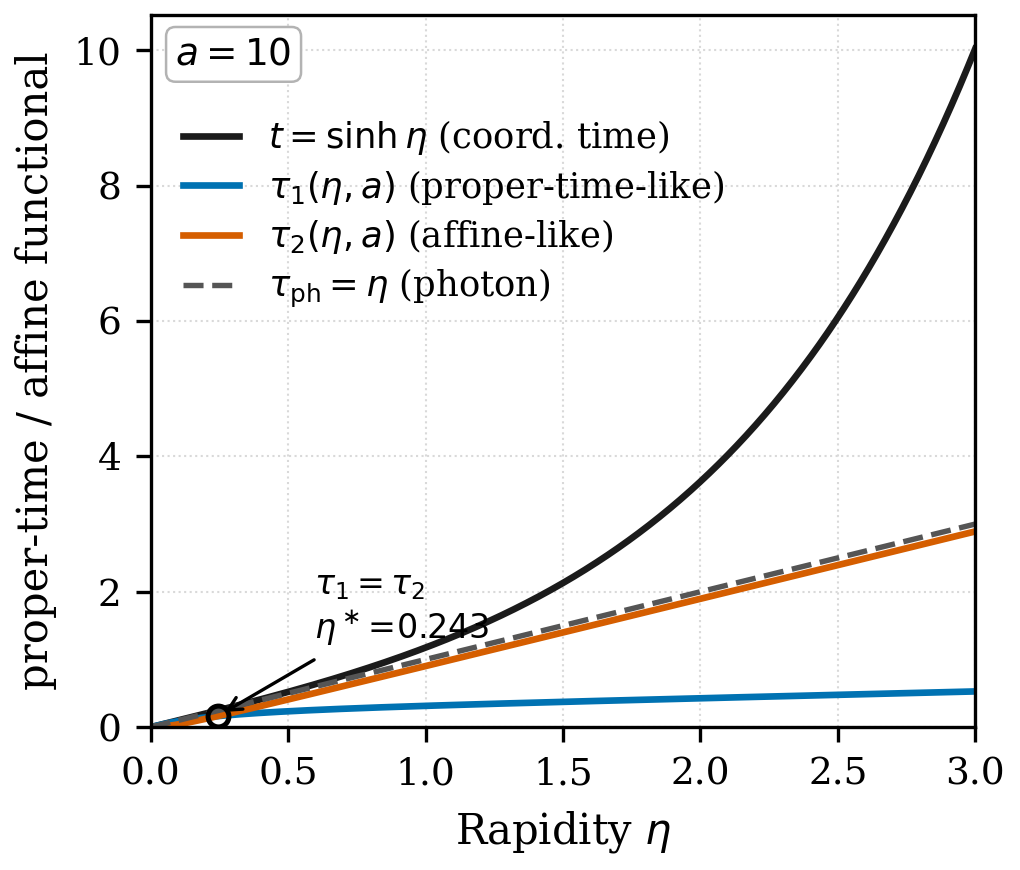

Reproduce this figure in Python.
# -*- coding: utf-8 -*-
"""fig_proptime.py -- Proper-time / affine functionals vs rapidity.

Reproduces the proper-time figure of Sec. III.  For a fixed accelerator
parameter a = 10 and eta in [0, 3] we plot, using the EXACT CLOSED FORMS
(Proposition "Closed forms", verified in verify_sec3_closedforms.py):

    t(eta)        = sinh(eta)                                  (coordinate time)
    tau1(eta,a)   = asinh(sqrt(1+a^2) sinh eta) / sqrt(1+a^2)  (proper-time-like)
    tau2(eta,a)   = (a/sqrt(1+a^2)) [ acosh( sqrt(1+a^2)/a cosh eta )
                                      - acosh( sqrt(1+a^2)/a ) ] (affine-like)
    tau_ph(eta)   = eta                                        (photon, dashed)

Any interior crossing between curves is located numerically (sign change +
mpmath.findroot refinement) and annotated.  No crossing is asserted that is
not actually present.

Outputs (in this directory): fig_proptime.pdf, fig_proptime.png (300 dpi).

Tested with Python 3.13, numpy 2.4, matplotlib 3.10, mpmath 1.3.
"""
import os
import numpy as np
import mpmath as mp
import matplotlib as mpl
mpl.use("Agg")
import matplotlib.pyplot as plt

HERE = os.path.dirname(os.path.abspath(__file__))

# --- parameters --------------------------------------------------------------
A = 10.0
ETA_MIN, ETA_MAX = 0.0, 3.0
S1 = np.sqrt(1.0 + A * A)

# --- closed-form curves (vectorized) -----------------------------------------
def t_coord(eta):
    return np.sinh(eta)

def tau1(eta):
    return np.arcsinh(S1 * np.sinh(eta)) / S1

def tau2(eta):
    return (A / S1) * (np.arccosh(S1 / A * np.cosh(eta)) - np.arccosh(S1 / A))

def tau_ph(eta):
    return eta

# --- numeric crossing finder (honest: only real interior crossings) ----------
mp.mp.dps = 30
_S1 = mp.sqrt(1 + mp.mpf(A) ** 2)
_mp = {
    "t": lambda e: mp.sinh(e),
    "tau1": lambda e: mp.asinh(_S1 * mp.sinh(e)) / _S1,
    "tau2": lambda e: (mp.mpf(A) / _S1)
    * (mp.acosh(_S1 / mp.mpf(A) * mp.cosh(e)) - mp.acosh(_S1 / mp.mpf(A))),
    "tau_ph": lambda e: e,
}

def find_crossings():
    """Return list of (name_i, name_j, eta*, value) for interior crossings."""
    grid = np.linspace(ETA_MIN + 1e-9, ETA_MAX, 40000)
    fns = {"t": t_coord, "tau1": tau1, "tau2": tau2, "tau_ph": tau_ph}
    names = list(fns)
    out = []
    for ii in range(len(names)):
        for jj in range(ii + 1, len(names)):
            ni, nj = names[ii], names[jj]
            d = fns[ni](grid) - fns[nj](grid)
            idx = np.where(np.diff(np.sign(d)) != 0)[0]
            for k in idx:
                if grid[k] <= 1e-3:  # skip the trivial common origin
                    continue
                g = lambda e: _mp[ni](e) - _mp[nj](e)
                try:
                    root = mp.findroot(g, mp.mpf(grid[k]))
                except Exception:
                    continue
                if ETA_MIN < float(root) < ETA_MAX:
                    out.append((ni, nj, float(root), float(_mp[ni](root))))
    return out

# --- figure ------------------------------------------------------------------
plt.rcParams.update({
    "font.size": 9,
    "axes.labelsize": 10,
    "legend.fontsize": 8.5,
    "xtick.labelsize": 9,
    "ytick.labelsize": 9,
    "axes.linewidth": 0.8,
    "lines.linewidth": 1.6,
    "figure.dpi": 300,
    "pdf.fonttype": 42,
    "font.family": "serif",
})

fig, ax = plt.subplots(figsize=(3.4, 2.9))
eta = np.linspace(ETA_MIN, ETA_MAX, 800)

ax.plot(eta, t_coord(eta), color="#1b1b1b", label=r"$t=\sinh\eta$ (coord. time)")
ax.plot(eta, tau1(eta), color="#0072B2",
        label=r"$\tau_1(\eta,a)$ (proper-time-like)")
ax.plot(eta, tau2(eta), color="#D55E00",
        label=r"$\tau_2(\eta,a)$ (affine-like)")
ax.plot(eta, tau_ph(eta), color="#555555", ls="--", lw=1.3,
        label=r"$\tau_{\mathrm{ph}}=\eta$ (photon)")

# annotate real crossings only
crossings = find_crossings()
for (ni, nj, ex, ey) in crossings:
    ax.plot([ex], [ey], marker="o", ms=5, mfc="none", mec="k", mew=1.2, zorder=5)
    ax.annotate(
        r"$\tau_1=\tau_2$" + "\n" + r"$\eta^\ast\!=\!{:.3f}$".format(ex),
        xy=(ex, ey), xytext=(ex + 0.35, ey + 1.15),
        fontsize=8, ha="left",
        arrowprops=dict(arrowstyle="->", lw=0.8, color="k"))

ax.set_xlabel(r"Rapidity $\eta$")
ax.set_ylabel(r"proper-time / affine functional")
ax.set_xlim(ETA_MIN, ETA_MAX)
ax.set_ylim(0, None)
ax.text(0.03, 0.97, r"$a={:.0f}$".format(A), transform=ax.transAxes,
        ha="left", va="top", fontsize=9,
        bbox=dict(boxstyle="round,pad=0.25", fc="white", ec="0.7", lw=0.6))
ax.legend(loc="upper left", bbox_to_anchor=(0.0, 0.90), frameon=False,
          handlelength=1.6, labelspacing=0.3)
ax.grid(True, which="major", ls=":", lw=0.5, color="0.85")
fig.tight_layout(pad=0.4)

pdf_path = os.path.join(HERE, "fig_proptime.pdf")
png_path = os.path.join(HERE, "fig_proptime.png")
fig.savefig(pdf_path)
fig.savefig(png_path, dpi=300)
plt.close(fig)

print("fig_proptime: interior crossings found = {}".format(len(crossings)))
for (ni, nj, ex, ey) in crossings:
    print("  {} x {} at eta = {:.6f}, value = {:.6f}".format(ni, nj, ex, ey))
print("wrote {}".format(pdf_path))
print("wrote {}".format(png_path))
